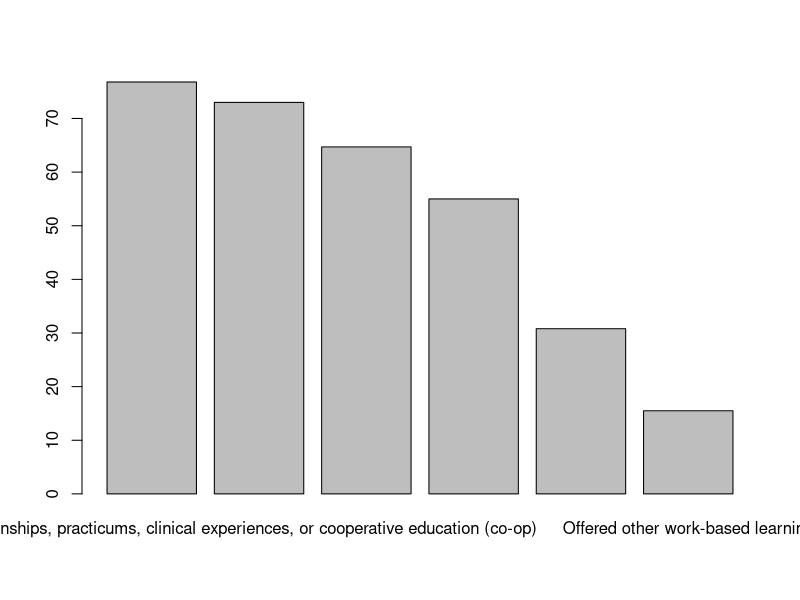
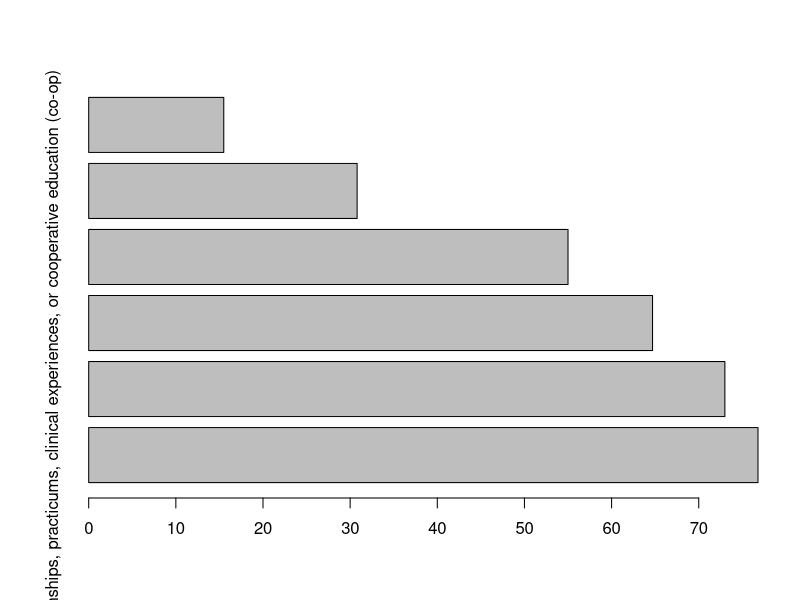
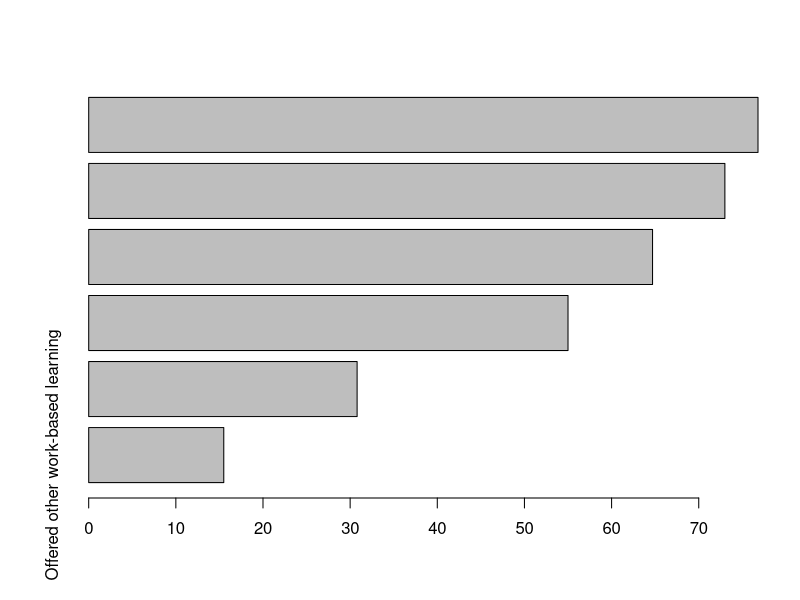
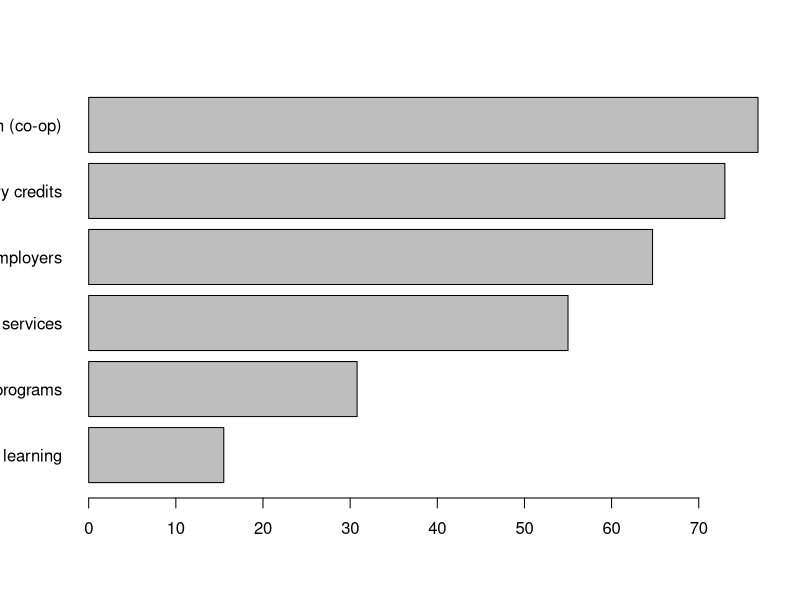

Generate these figures, in order, with R: (Note: this script raises an error after producing the figures.)
## ---- chunk 1
table4 <- read.table(file = "Table4_Percentage_public_school_districts_by_activity.txt", 
               sep="\t",
               header = TRUE)
## ---- chunk 2
table4
## ---- chunk 3
table4$pctPublicSchoolDistricts <- table4$pctPublicSchoolDistricts*100
table4
## ---- chunk 4
bar_values <- table4$pctPublicSchoolDistricts
bar_names <- table4$characteristic

barplot(height = bar_values, names.arg = bar_names)
## ---- chunk 5
bar_values <- table4$pctPublicSchoolDistricts
bar_names <- table4$characteristic

barplot(height = bar_values, names.arg = bar_names, 
        horiz = TRUE)
## ---- chunk 6
bar_values <- rev(table4$pctPublicSchoolDistricts)
bar_names <- rev(table4$characteristic)

barplot(height = bar_values, names.arg = bar_names,
        horiz = TRUE)
## ---- chunk 7
bar_values <- rev(table4$pctPublicSchoolDistricts)
bar_names <- rev(table4$characteristic)

barplot(height = bar_values, names.arg = bar_names,
        las = TRUE, horiz = TRUE)
## ---- chunk 8
# the par() function is used to set graphical parameters, like margins
# oma is for setting outer margin area space, mar for plot margins
# these set the figure dimensions in inches
# order of vector is bottom, left, top, right

# remove plot margins to fit plot content better, add outer margins to prevent label text from being cut off and leave room for plot title::
par(omi=c(0,0,0,0), mai=c(0.25,8,1.5,0.25))

bar_values <- rev(table4$pctPublicSchoolDistricts)
bar_names <- rev(table4$characteristic)

barplot(height = bar_values, names.arg = bar_names,
        las = TRUE, horiz = TRUE)
## ---- chunk 9
# adjust left outer margin with font size to prevent text being cut off
par(omi=c(0,0,0,0), mai=c(0.25,12.25,1.5,0.25))

bar_values <- rev(table4$pctPublicSchoolDistricts)
bar_names <- rev(table4$characteristic)

barplot(height = bar_values, names.arg = bar_names,
        las = TRUE, horiz = TRUE,
        cex.names = 1.5, family = "sans")

# for a large font selection, download the "extrafonts" package
## ---- chunk 10
par(omi=c(0,0,0,0), mai=c(0.25,12.25,1.5,0.25))

bar_values <- rev(table4$pctPublicSchoolDistricts)
bar_names <- rev(table4$characteristic)
bar_color <- "#7cc354"

barplot(height = bar_values, names.arg = bar_names,
        las = TRUE, horiz = TRUE,
        cex.names = 1.5, family = "sans",
        col = bar_color, border = "transparent",
        space = 0.5)

# "col" can also be set to a vector of colors for different colored bars
## ---- chunk 11
par(omi=c(0,0,0,0), mai=c(0.25,12.25,1.5,0.25))

bar_values <- rev(table4$pctPublicSchoolDistricts)
bar_names <- rev(table4$characteristic)
bar_color <- "#7cc354"


barplot(height = bar_values, names.arg = bar_names,
        las = TRUE, horiz = TRUE,
        cex.names = 1.5, family = "sans",
        col = bar_color, border = "transparent",
        space = 0.5, axes = FALSE)

# full documentation for axis function: https://www.rdocumentation.org/packages/graphics/versions/3.5.2/topics/axis
# 1 for horizontal axis and 2 for vertical axis
# "lwd.tick" = 0 turns off tick marks by setting their line width to 0
# the "at" vector sets the range (length) of the axis line
# "lwd"  sets the axis line width
axis(2, lwd.tick=0, labels=FALSE, at=c(0,100), lwd = 3)
## ---- chunk 12
par(omi=c(0,0,0,0), mai=c(0.25,12.25,1.5,0.25))

bar_values <- rev(table4$pctPublicSchoolDistricts)
bar_names <- rev(table4$characteristic)
bar_color <- "#7cc354"
plt_title <- "Among public school districts that offered CTE\nprograms, percentage by activity offered"

barplot(height = bar_values, names.arg = bar_names,
        las = TRUE, horiz = TRUE,
        cex.names = 1.5, family = "sans",
        col = bar_color, border = "transparent",
        space = 0.5, axes = FALSE,
        main = plt_title,
        cex.main = 2)

axis(2, lwd.tick=0, labels=FALSE, at=c(0,100), lwd = 3)
## ---- chunk 13
# adjust margin values to switch extra space for title from plot margin to outer margin
par(omi=c(0,0,1.25,0), mai=c(0.25,12.25,0.25,0.25))

bar_values <- rev(table4$pctPublicSchoolDistricts)
bar_names <- rev(table4$characteristic)
bar_color <- "#7cc354"
plt_title <- "Among public school districts that offered CTE\nprograms, percentage by activity offered"

p <- barplot(height = bar_values, names.arg = bar_names,
        las = TRUE, horiz = TRUE,
        cex.names = 1.5, family = "sans",
        col = bar_color, border = "transparent",
        space = 0.5, axes = FALSE)
        
title(main = plt_title,
        cex.main = 2.25, family = "sans", outer = TRUE, line = 0.75)
# "outer" moves title to outer margin of plot and "line" value controls verical positioning

axis(2, lwd.tick=0, labels=FALSE, at=c(0,100), lwd = 3)
## ---- chunk 14
par(omi=c(0,0,1.25,0), mai=c(0.25,12.25,0.25,0.25))

bar_values <- rev(table4$pctPublicSchoolDistricts)
bar_names <- rev(table4$characteristic)
bar_color <- "#7cc354"
plt_title <- "Among public school districts that offered CTE\nprograms, percentage by activity offered"

# the paste0() function joins multiple strings together (in this case, a percent sign is joined to each data value)
# the round() function with digits set to 0 rounds each data value to a whole number
text_labels <- paste0(round(bar_values, digits = 0),"%")

p <- barplot(height = bar_values, names.arg = bar_names,
        las = TRUE, horiz = TRUE,
        cex.names = 1.5, family = "sans",
        col = bar_color, border = "transparent",
        space = 0.5, axes = FALSE, 
        xlim=c(0,max(bar_values)+6))
# specifying x-axis range leaves room for bar label text
        
title(main = plt_title,
        cex.main = 2.25, family = "sans", outer = TRUE, line = 0.75)

axis(2, lwd.tick=0, labels=FALSE, at=c(0,100), lwd = 3)

#Set the text labels to be slightly to the right of the actual values by adding 3
text(y = p, x = bar_values + 3, cex = 1.25, 
     labels = text_labels)
## ---- chunk 15
# use same figure size we have been using
# you must specify inches for png or jpeg (the default is pixels)
png("example_piechart.png", width = 20, height = 5, units="in", res=300)

#Can also save as a jpeg or pdf
# jpeg("example_piechart.jpg", width = 7, height = 5, units="in", res=300)
# pdf("example_barplot.pdf", width=20, height=5)



par(omi=c(0,0,1.25,0), mai=c(0.25,12.25,0.25,0.25))

bar_values <- rev(table4$pctPublicSchoolDistricts)
bar_names <- rev(table4$characteristic)
bar_color <- "#7cc354"
plt_title <- "Among public school districts that offered CTE\nprograms, percentage by activity offered"
text_labels <- paste0(round(bar_values, digits = 0),"%")

p <- barplot(height = bar_values, names.arg = bar_names,
        las = TRUE, horiz = TRUE,
        cex.names = 1.5, family = "sans",
        col = bar_color, border = "transparent",
        space = 0.5, axes = FALSE, 
        xlim=c(0,max(bar_values)+6))
        
title(main = plt_title,
        cex.main = 2.25, family = "sans", outer = TRUE, line = 0.75)

axis(2, lwd.tick=0, labels=FALSE, at=c(0,100), lwd = 3)

text(y = p, x = bar_values + 3, cex = 1.25, 
     labels = text_labels)

dev.off()
